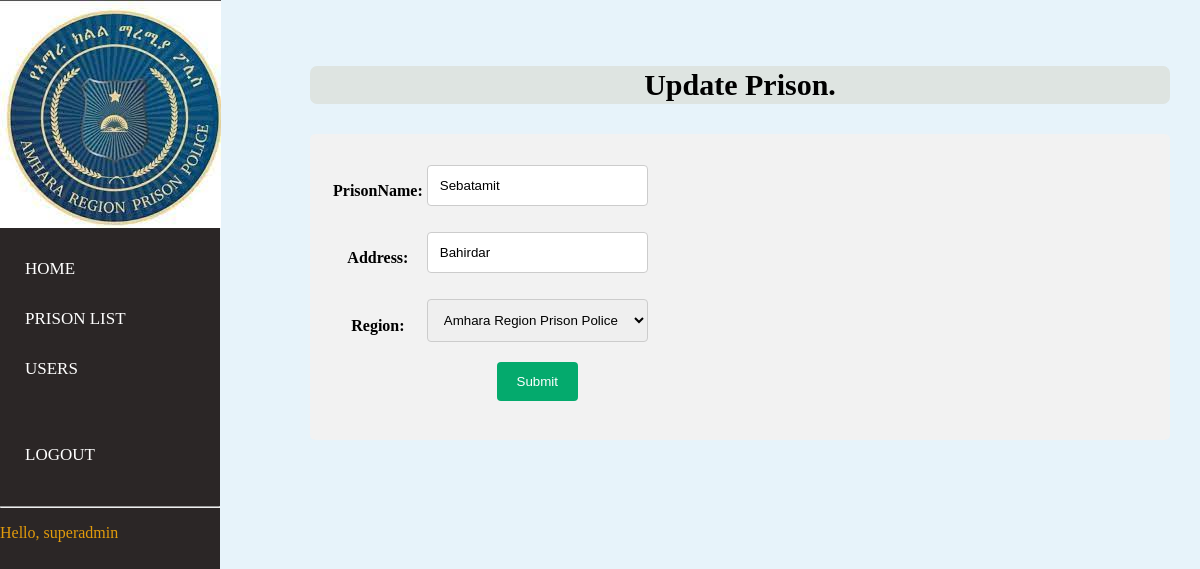
Screenshot of /edit_prison/1 (signed in) with the database file from the repository.
### account/models.py (models this page shows)
class User(AbstractUser):
    is_Admin = models.BooleanField(default=False)
    is_Manager = models.BooleanField(default=False)
    is_DataEncoder = models.BooleanField(default=False)
    is_SuperManager=models.BooleanField(default=False)
    phone = PhoneNumberField(unique = True, null = False, blank = False) # Here
    address = models.CharField(max_length=255,blank=True,null=True)
    email = models.EmailField(blank=True,null=True, unique=True)
    prison=models.ForeignKey(Prison, null=True, on_delete= models.SET_NULL,blank=True)

### prison/models.py (models this page shows, shortened)
class Prison(models.Model):
    PrisonName=models.CharField(max_length=200)
    Address=models.CharField(max_length=200)
    Region = models.ForeignKey(CentralPrison,null=True,   on_delete=models.CASCADE)

### record/views.py (the view, shortened to what this page needs)
@login_required
@superuser_required()
def edit_prison(request, Prison_id):
    pr = Prison.objects.get(id=Prison_id)
    forms = PrisonForm(instance=pr)
    context = {
        'form': forms
    }
    return render(request, 'prison/edit_prison.html', context)

### record/forms.py
class PrisonForm(forms.ModelForm):
    class Meta:
        model = Prison
        fields = '__all__'

### prison/models.py (called while the page is built)
    def __str__(self):
        return self.Name

### record/templates/prison/edit_prison.html (shortened to what this page needs)
{% comment %} {% extends 'ex.html' %} {% endcomment %} {% load static %} {% block content %}
{% include "../ex.html" %}
<div class="wrapper">
    <div class="section">
        <div class="box-area">
            <section>
                <br><br>
                <center>
                    <h3 class="font">Update Prison.</h2>
                </center>
                <div class="align-items-center; ">
                    <div class="container">
                        <form method="post" action="#">
                            <table>
                                <tr>
                                    {{ form.as_table }}
                                </tr>
                                <tr>
                                    <td></td>
                                    <td><input type="submit" value="Submit"></td>
                                </tr>
                            </table>
                        </form>
                    </div>
                    </section>
                </div>
        </div>
    </div>
    {% endblock %}

### record/templates/ex.html (shortened to what this page needs)
{% load static %}
<!DOCTYPE html>
<html>
    <body>
<nav>
  <ul>
      <li class="logo" style="border-radius: 30px;"><img src="{% static "image/download.jpg" %}"></li>
    <br><br><br><br><br><br>
 <br>
    <li><a href="{% url 'index' %}">Home</a></li>
    {% if request.user.is_superuser or request.user.is_SuperManager %}
      <li><a href="{% url 'prison_list' %}">Prison List</a></li>
    {% endif %}
    {% if request.user.is_Admin or request.user.is_superuser or request.user.is_SuperManager  %}
    <li><a href="{% url 'user_list' %}"> Users</a></li>
    {% endif %}
    <br>
    <br>
    <li><a href="{% url 'logout' %}">Logout</a></li><br><hr>
    <p style=" margin-right:7px;color: rgb(226, 155, 11);">Hello, {{request.user}}</p>
  </ul>
</nav>
</body>
</html>

### record/templates/prison/edit_prison.html (style rules this page uses)
body { font-family: Arial, Helvetica, sans-serif; }
* { box-sizing: border-box; }
input[type=text], select, textarea { width: 100%; padding: 12px; border: 1px solid #ccc; border-radius: 4px; box-sizing: border-box; margin-top: 6px; margin-bottom: 16px; resize: vertical; }
input[type=submit] { background-color: #04AA6D; color: white; padding: 12px 20px; border: none; border-radius: 4px; cursor: pointer; }
.container { border-radius: 5px; background-color: #f2f2f2; padding: 20px; }

### record/templates/ex.html (style rules this page uses)
body { margin:0; padding:0; font-family:'montserrat'; background:rgb(231, 243, 250); }
.logo { height: 118px; width: 50px; }
nav { width: 40px; padding: 0; position: sticky; top: 0; z-index: 100; overflow: hidden; }
nav ul { margin:0; padding:0; height:100%; width:220px; justify-content: space-between; position:fixed; top:0; left:0; background-color:#2b2626; }
nav ul li { list-style:none; }
nav ul li a { display:block; font-family:'montserrat'; text-decoration:none; text-transform:uppercase; font-size:17px; color:#fff; position:relative; padding:15px 0px 15px 25px; }
nav ul li a:before { content:''; position:absolute; top:0; right:0; height:100%; background:#e3e9f7; border-radius:40px 0 0 40px; z-index:-1; }
.wrapper { margin-left:260px; }
.section { display:grid; min-height:100vh; }
td,th { text-align: center; }
h3 { background-color: rgb(222, 228, 225);padding: 2px; border-radius: 7px; }
.font { font-size: 30px; }
.container { margin-top: 15px; }
section { margin-left:50px; margin-right: 30px; display:relative; }

### rows the page displays
User: user "superadmin"
Prison: PrisonName "Sebatamit", Address "Bahirdar", Region "Amhara Region Prison Police"
